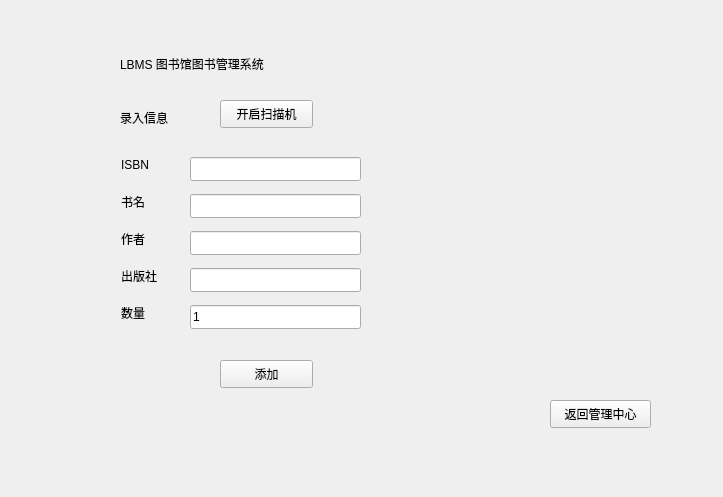
<?xml version="1.0" encoding="UTF-8"?>
<ui version="4.0">
 <class>scan_input</class>
 <widget class="QWidget" name="scan_input">
  <property name="geometry">
   <rect>
    <x>0</x>
    <y>0</y>
    <width>723</width>
    <height>497</height>
   </rect>
  </property>
  <property name="windowTitle">
   <string>scan_input</string>
  </property>
  <widget class="QLabel" name="label">
   <property name="geometry">
    <rect>
     <x>120</x>
     <y>50</y>
     <width>211</width>
     <height>41</height>
    </rect>
   </property>
   <property name="text">
    <string>LBMS 图书馆图书管理系统
</string>
   </property>
  </widget>
  <widget class="QLabel" name="label_2">
   <property name="geometry">
    <rect>
     <x>120</x>
     <y>110</y>
     <width>72</width>
     <height>15</height>
    </rect>
   </property>
   <property name="text">
    <string>录入信息
</string>
   </property>
  </widget>
  <widget class="QPushButton" name="openscan">
   <property name="geometry">
    <rect>
     <x>220</x>
     <y>100</y>
     <width>93</width>
     <height>28</height>
    </rect>
   </property>
   <property name="text">
    <string>开启扫描机</string>
   </property>
  </widget>
  <widget class="QLabel" name="label_3">
   <property name="geometry">
    <rect>
     <x>121</x>
     <y>157</y>
     <width>32</width>
     <height>16</height>
    </rect>
   </property>
   <property name="text">
    <string>ISBN</string>
   </property>
  </widget>
  <widget class="QLabel" name="label_4">
   <property name="geometry">
    <rect>
     <x>121</x>
     <y>194</y>
     <width>30</width>
     <height>16</height>
    </rect>
   </property>
   <property name="text">
    <string>书名</string>
   </property>
  </widget>
  <widget class="QLabel" name="label_5">
   <property name="geometry">
    <rect>
     <x>121</x>
     <y>231</y>
     <width>30</width>
     <height>16</height>
    </rect>
   </property>
   <property name="text">
    <string>作者</string>
   </property>
  </widget>
  <widget class="QLabel" name="label_6">
   <property name="geometry">
    <rect>
     <x>121</x>
     <y>268</y>
     <width>45</width>
     <height>16</height>
    </rect>
   </property>
   <property name="text">
    <string>出版社</string>
   </property>
  </widget>
  <widget class="QLineEdit" name="isbn">
   <property name="geometry">
    <rect>
     <x>190</x>
     <y>157</y>
     <width>171</width>
     <height>24</height>
    </rect>
   </property>
  </widget>
  <widget class="QLineEdit" name="name">
   <property name="geometry">
    <rect>
     <x>190</x>
     <y>194</y>
     <width>171</width>
     <height>24</height>
    </rect>
   </property>
  </widget>
  <widget class="QLineEdit" name="writer">
   <property name="geometry">
    <rect>
     <x>190</x>
     <y>231</y>
     <width>171</width>
     <height>24</height>
    </rect>
   </property>
  </widget>
  <widget class="QLineEdit" name="press">
   <property name="geometry">
    <rect>
     <x>190</x>
     <y>268</y>
     <width>171</width>
     <height>24</height>
    </rect>
   </property>
  </widget>
  <widget class="QPushButton" name="add">
   <property name="geometry">
    <rect>
     <x>220</x>
     <y>360</y>
     <width>93</width>
     <height>28</height>
    </rect>
   </property>
   <property name="text">
    <string>添加</string>
   </property>
  </widget>
  <widget class="QPushButton" name="return_2">
   <property name="geometry">
    <rect>
     <x>550</x>
     <y>400</y>
     <width>101</width>
     <height>28</height>
    </rect>
   </property>
   <property name="text">
    <string>返回管理中心</string>
   </property>
  </widget>
  <widget class="QLineEdit" name="amount">
   <property name="geometry">
    <rect>
     <x>190</x>
     <y>305</y>
     <width>171</width>
     <height>24</height>
    </rect>
   </property>
   <property name="inputMethodHints">
    <set>Qt::ImhPreferNumbers</set>
   </property>
   <property name="text">
    <string>1</string>
   </property>
   <property name="echoMode">
    <enum>QLineEdit::Normal</enum>
   </property>
   <property name="placeholderText">
    <string/>
   </property>
  </widget>
  <widget class="QLabel" name="label_7">
   <property name="geometry">
    <rect>
     <x>121</x>
     <y>305</y>
     <width>30</width>
     <height>16</height>
    </rect>
   </property>
   <property name="text">
    <string>数量</string>
   </property>
  </widget>
 </widget>
 <layoutdefault spacing="6" margin="11"/>
 <resources/>
 <connections>
  <connection>
   <sender>return_2</sender>
   <signal>clicked()</signal>
   <receiver>scan_input</receiver>
   <slot>slot1()</slot>
   <hints>
    <hint type="sourcelabel">
     <x>605</x>
     <y>401</y>
    </hint>
    <hint type="destinationlabel">
     <x>583</x>
     <y>225</y>
    </hint>
   </hints>
  </connection>
  <connection>
   <sender>add</sender>
   <signal>clicked()</signal>
   <receiver>scan_input</receiver>
   <slot>slot2()</slot>
   <hints>
    <hint type="sourcelabel">
     <x>265</x>
     <y>368</y>
    </hint>
    <hint type="destinationlabel">
     <x>396</x>
     <y>419</y>
    </hint>
   </hints>
  </connection>
  <connection>
   <sender>openscan</sender>
   <signal>clicked()</signal>
   <receiver>scan_input</receiver>
   <slot>slot3()</slot>
   <hints>
    <hint type="sourcelabel">
     <x>282</x>
     <y>111</y>
    </hint>
    <hint type="destinationlabel">
     <x>403</x>
     <y>107</y>
    </hint>
   </hints>
  </connection>
 </connections>
 <slots>
  <slot>slot1()</slot>
  <slot>slot2()</slot>
  <slot>slot3()</slot>
 </slots>
</ui>
